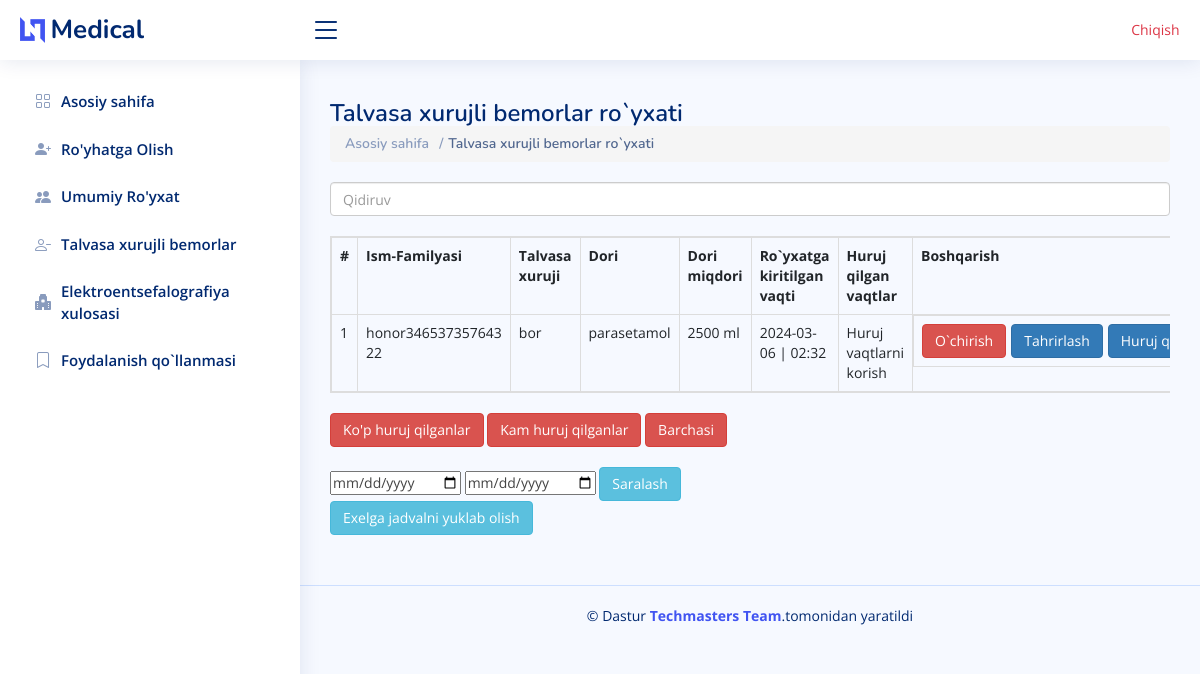
The app's page /comingtype/ (signed in) with its own data.
### chat/models.py (models this page shows, shortened)
class Sick(models.Model):
    username = models.CharField( max_length=400)
    age = models.IntegerField(default=0)
    is_xuruj = models.BooleanField(default=False)
    user = models.ForeignKey(User, on_delete=models.CASCADE)
    date_times = models.DateTimeField(auto_now_add=True)
    dori_name = models.CharField( max_length=400)
    dori_miqdor = models.CharField( max_length=400)
    xulosa = models.CharField( max_length=400)

### chat/views.py (the view, shortened to what this page needs)
# urls.py: path("comingtype/",comingtype ,name='comingtype' ),
def comingtype(request):
    all_bemor = Sick.objects.all().filter(user=request.user).order_by('-date_times')
    yoq = Sick.objects.filter(user=request.user, is_xuruj=True)
    datas=[]
    data_from =request.GET.get('date_from')
    data_to = request.GET.get('date_to')
    for i in yoq:
        h = {'count':i.persons.filter().count(),
            'sick':i
            }
        datas.append(h)
    return render(request , 'mein/comingtype.html',{'datas':datas })

### template/mein/comingtype.html (shortened to what this page needs)
<!DOCTYPE html>
<html lang="en">
<head>
  <link rel="stylesheet" href="https://cdnjs.cloudflare.com/ajax/libs/font-awesome/6.2.1/css/all.min.css" />
  <link href="/static/assets/vendor/bootstrap/css/bootstrap.min.css" rel="stylesheet">
  <link href="/static/assets/vendor/bootstrap-icons/bootstrap-icons.css" rel="stylesheet">
  <link href="/static/assets/vendor/boxicons/css/boxicons.min.css" rel="stylesheet">
  <link href="/static/assets/vendor/quill/quill.snow.css" rel="stylesheet">
  <link href="/static/assets/vendor/quill/quill.bubble.css" rel="stylesheet">
  <link href="/static/assets/vendor/remixicon/remixicon.css" rel="stylesheet">
  <link href="/static/assets/vendor/simple-datatables/style.css" rel="stylesheet">
  <link rel="stylesheet" href="https://maxcdn.bootstrapcdn.com/bootstrap/3.4.1/css/bootstrap.min.css">
  <link href="/static/assets/css/style.css" rel="stylesheet">
</head>
<body>
  <header id="header" class="header fixed-top d-flex align-items-center">
    <div class="d-flex align-items-center justify-content-between">
      <a href="/" class="logo d-flex align-items-center">
        <img src="/static/assets/img/logo.png" alt="">
        <span class="d-none d-lg-block">Medical</span>
      </a>
      <i class="bi bi-list toggle-sidebar-btn"></i>
    </div>
    <div class="container">
      <div class="row" style="float: right;">
        <div class="col">
          <form action="" method="post">
            <a type="button" class="btn btn-outline-danger" href="#">Chiqish</a>
        </form>
        </div>
      </div>
    </div>
  </header>
  <aside id="sidebar" class="sidebar">
    <ul class="sidebar-nav" id="sidebar-nav">
      <li class="nav-item">
        <a class="nav-link collapsed " href="{% url 'home' %}">
          <i class="bi bi-grid"></i>
          <span>Asosiy sahifa </span>
        </a>
      </li>
      <li class="nav-item">
        <a class="nav-link collapsed" href="{% url 'register' %}">
          <i class="bi bi-person-plus-fill"></i>
          <span>Ro'yhatga Olish </span>
        </a>
      </li>
      <li class="nav-item">
        <a class="nav-link collapsed" href="{% url 'tables_all' %}">
          <i class="bi bi-people-fill"></i>
          <span>Umumiy Ro'yxat</span>
        </a>
      </li>
      <li class="nav-item">
        <a class="nav-link collapsed" href="{% url 'comingtype' %}">
          <i class="bi bi-person-dash"></i>
          <span>Talvasa xurujli bemorlar</span>
        </a>
      </li>
       <li class="nav-item">
        <a class="nav-link collapsed" href="{% url 'xulosa' %}">
          <i class="bi bi-hospital-fill"></i>
          <span>Elektroentsefalografiya xulosasi</span>
        </a>
      </li>
     <li class="nav-item">
        <a class="nav-link collapsed" href="{% url 'faq' %}">
          <i class="bi bi-bookmark"></i>
          <span>Foydalanish qo`llanmasi</span>
        </a>
      </li>
        </ul>
  </aside>
  <main id="main" class="main">
    <div class="pagetitle">
      <h1>Talvasa xurujli bemorlar ro`yxati</h1>
      <nav>
        <ol class="breadcrumb">
          <li class="breadcrumb-item"><a href="{% url 'home' %}">Asosiy sahifa</a></li>
          <li class="breadcrumb-item active">Talvasa xurujli bemorlar ro`yxati</li>
        </ol>
      </nav>
    </div>
<section class="section dashboard">
   <div class="table-responsive">
  <input class="form-control" id="myInput" type="text" placeholder="Qidiruv">
  <br>
  <table   id="example" class="table table-bordered table-hover ">
    <tr data-count="title">
      <th>#</th>
      <th>Ism-Familyasi</th>
      <th>Talvasa xuruji</th>
      <th>Dori</th>
      <th>Dori miqdori</th>
      <th>Ro`yxatga kiritilgan vaqti</th>
      <th>Huruj qilgan vaqtlar</th>
      <th>Boshqarish</th>
    </tr>
    {% for x in datas|dictsortreversed:'count' %}
    <tr data-count="{{x.sick.persons.all|length}}">
      <td id="data{{x.sick.id}}">1</td>
                    <td>{{x.sick.username}} {{x.count}} </td>
                    <td>
                       {% if x.sick.is_xuruj == True %}
                       bor
                       {% else %}
                       yoq
                       {% endif %}
                      </td>
                    <td>{{x.sick.dori_name}}</td>
                    <td>{{x.sick.dori_miqdor}}</td>
                    <td>{{x.sick.date_times|date:'Y-m-d'}}  | {{x.sick.date_times|time:"h:i"}} </td>
                    <td><a  data-toggle="modal" data-target="#about{{x.sick.id}}" >Huruj vaqtlarni korish</a></td>
                    <td class="d-flex gap-2">
                       <a  href="/delete2/{{x.sick.id}}/"><button type="button" class="btn btn-danger">O`chirish</button></a>
                <a  href=""  data-toggle="modal" data-target="#exampleModalCenter{{x.sick.id}}"><button type="button" class="btn btn-primary">Tahrirlash</button></a>
                        <a  href="/create_huruj2/{{x.sick.id}}" ><button type="button" class="btn btn-primary">Huruj qildi</button></a>
                    </td>
    </tr>
    {% endfor %}
</table>
<div id="sort_father">
  <label  id="sort_most" class="btn btn-danger" onclick="sort_most()">Ko'p huruj qilganlar</label>
  <label  id="sort_less" class="btn btn-danger" onclick="sort_less()">Kam huruj qilganlar</label>
  <label  id="sort_all" class="btn btn-danger" onclick="sort_all()">Barchasi</label>
</div>
<br>
<form  method="get">
  <input value="{{request.GET.date_from}}" required name="date_from" type="date" >
  <input value="{{request.GET.date_to}}" required name="date_to" type="date" >
  <button class="btn btn-info">Saralash</button>
</form>
</div>
<button class="btn btn-info" data-targeyp="" onclick="tabletoExcel('example1')">Exelga jadvalni yuklab olish </button>
  </main>
  <footer id="footer" class="footer mt-5">
    <div class="copyright">
      &copy; Dastur <strong><span><a href="https://www.instagram.com/j.torajonov"> Techmasters Team</a></span></strong>.tomonidan yaratildi
    </div>
  </footer>
  <link rel="stylesheet" href="https://cdn.datatables.net/1.13.7/css/jquery.dataTables.min.css">
  <link rel="stylesheet" href="https://cdn.datatables.net/buttons/2.4.2/css/buttons.dataTables.min.css">
</body>
</html>

### static/assets/css/style.css (style rules this page uses)
:root { scroll-behavior: smooth; }
body { font-family: "Open Sans", sans-serif; background: #f6f9ff; color: #444444; }
a { color: #4154f1; text-decoration: none; }
h1, h2, h3, h4, h5, h6 { font-family: "Nunito", sans-serif; }
#main { margin-top: 60px; padding: 20px 30px; transition: all 0.3s; }
.pagetitle { margin-bottom: 10px; }
.pagetitle h1 { font-size: 24px; margin-bottom: 0; font-weight: 600; color: #012970; }
.breadcrumb { font-size: 14px; font-family: "Nunito", sans-serif; color: #899bbd; font-weight: 600; }
.breadcrumb a { color: #899bbd; transition: 0.3s; }
.breadcrumb .breadcrumb-item::before { color: #899bbd; }
.breadcrumb .active { color: #51678f; font-weight: 600; }
.logo { line-height: 1; }
@media (min-width: 1200px) { .logo { width: 280px; } }
.logo img { max-height: 26px; margin-right: 6px; }
.logo span { font-size: 26px; font-weight: 700; color: #012970; font-family: "Nunito", sans-serif; }
.header { transition: all 0.5s; z-index: 997; height: 60px; box-shadow: 0px 2px 20px rgba(1, 41, 112, 0.1); background-color: #fff; padding-left: 20px; }
.header .toggle-sidebar-btn { font-size: 32px; padding-left: 10px; cursor: pointer; color: #012970; }
.sidebar { position: fixed; top: 60px; left: 0; bottom: 0; width: 300px; z-index: 996; transition: all 0.3s; padding: 20px; overflow-y: auto; scrollbar-width: thin; scrollbar-color: #aab7cf transparent; box-shadow: 0px 0px 20px rgba(1, 41, 112, 0.1); background-color: #fff; }
@media (min-width: 1200px) { #main, #footer { margin-left: 300px; } }
.sidebar-nav { padding: 0; margin: 0; list-style: none; }
.sidebar-nav li { padding: 0; margin: 0; list-style: none; }
.sidebar-nav .nav-item { margin-bottom: 5px; }
.sidebar-nav .nav-link { display: flex; align-items: center; font-size: 15px; font-weight: 600; color: #4154f1; transition: 0.3; background: #f6f9ff; padding: 10px 15px; border-radius: 4px; }
.sidebar-nav .nav-link i { font-size: 16px; margin-right: 10px; color: #4154f1; }
.sidebar-nav .nav-link.collapsed { color: #012970; background: #fff; }
.sidebar-nav .nav-link.collapsed i { color: #899bbd; }
.footer { padding: 20px 0; font-size: 14px; transition: all 0.3s; border-top: 1px solid #cddfff; }
.footer .copyright { text-align: center; color: #012970; }

### template/mein/comingtype.html (style rules this page uses)
table tr { display: inherit; }

### records on screen
Sick: sick.username "honor346537357643", count "22", is_xuruj "bor", sick.dori_name "parasetamol", sick.dori_miqdor "2500 ml", sick.date_times "2024-03-06", sick.date_times "02:32"
